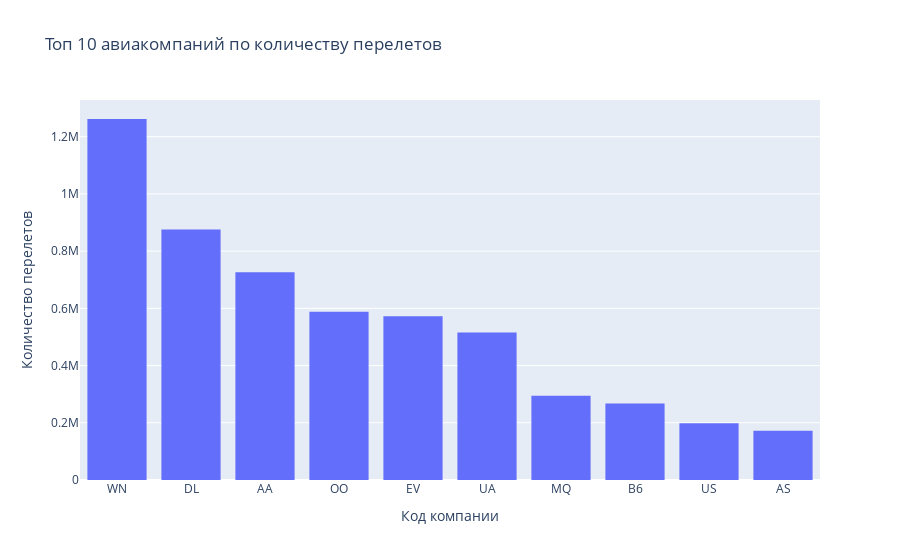

Write notebook code for a chart like this one.
### Code cell
fig = px.histogram(top_airlines, x = 'airline_code', y = 'count', title = 'Топ 10 авиакомпаний по количеству перелетов', nbins = len(top_airlines))
fig.update_layout(bargap = 0.2, xaxis_title = 'Код компании', yaxis_title = 'Количество перелетов')
fig.show()

### Figure 1 — Plotly figure (JSON) as saved in the notebook; plotly's stock layout.template omitted (floating-point values rounded to 4 significant figures)
{"data": [{"alignmentgroup": "True", "bingroup": "x", "histfunc": "sum", "hovertemplate": "airline_code=%{x}<br>sum of count=%{y}<extra></extra>", "legendgroup": "", "marker": {"color": "#636efa", "pattern": {"shape": ""}}, "name": "", "nbinsx": 10, "offsetgroup": "", "orientation": "v", "showlegend": false, "type": "histogram", "x": ["WN", "DL", "AA", "OO", "EV", "UA", "MQ", "B6", "US", "AS"], "xaxis": "x", "y": [1261855, 875881, 725984, 588353, 571977, 515723, 294632, 267048, 198715, 172521], "yaxis": "y"}], "layout": {"bargap": 0.2, "barmode": "relative", "legend": {"tracegroupgap": 0}, "title": {"text": "Топ 10 авиакомпаний по количеству перелетов"}, "xaxis": {"anchor": "y", "domain": [0, 1], "title": {"text": "Код компании"}}, "yaxis": {"anchor": "x", "domain": [0, 1], "title": {"text": "Количество перелетов"}}}}
